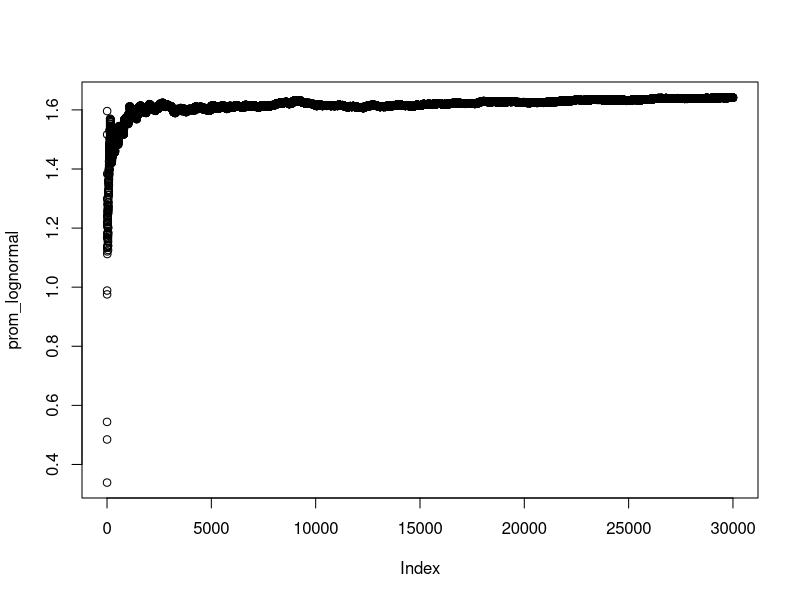

Here is the R script that generated this plot: (Note: a time limit stopped this script after it produced the figure.)
library(tibble)
library(dplyr)
library(ggplot2)
library(tidyr)

# 2.1 ####
## 1 ####
promedio <- function(n_ifty, dist = "lognormal", theta = c(0,1)) {
  prom <-  rep(NA, n_ifty)

  if (dist == "normal") {
    sample <- rnorm(n = n_ifty, mean = theta[1], sd = theta[2])
    for (i in 1:n_ifty) {
      prom[i] <- mean(sample[1:i])
    }  
  }
  
  if (dist == "lognormal") {
    sample <- exp(rnorm(n = n_ifty, mean = theta[1], sd = theta[2]))
    for (i in 1:n_ifty) {
      prom[i] <- mean(sample[1:i])
    }  
  }
  
  if (dist == "unif") {
    sample <- runif(n = n_ifty, min = theta[1], max = theta[2])
    for (i in 1:n_ifty) {
      prom[i] <- mean(sample[1:i])
    }  
  }
  
  prom
}

## 2 ####
prom_lognormal <- promedio(30000, dist = "lognormal")
plot(prom_lognormal)
prom_lognormal[30000]
exp(1/2)
# La esperanza de la lognormal es exp(mu+sigma^2/2) y corresponde con el lugar
# al que converge

## 3 ####
muchos_promedios <- function(N_gente, n_ifty, dist = "lognormal", theta = c(0,1)) {
  proms <- matrix(nrow = N_gente, ncol = n_ifty)
  for (i in 1:N_gente) {
    proms[i,] <- promedio(n_ifty = n_ifty, dist = dist, theta = theta) 
  }
  
  proms
}

## 4 ####
N_gente <- 400
n_ifty <- 10000
dist <- "lognormal"
theta <- c(0, 1)
promedios <- muchos_promedios(N_gente = N_gente, 
                              n_ifty = n_ifty,
                              dist = dist,
                              theta = theta)

promedios_tbl <- as_tibble(t(promedios)) %>% 
  mutate(n = row_number()) %>%
  pivot_longer(cols = !n)

promedios_tbl %>% ggplot(aes(x = n,
                             y = value,
                             color = name)) +
  geom_line(alpha = .5) +
  geom_hline(yintercept = exp(1/2)) +
  theme_bw() +
  theme(legend.position = "none")

promedios_tbl %>% filter(n == n_ifty) %>%
  ggplot(aes(x = value)) +
  geom_histogram(alpha = .5) +
  geom_vline(xintercept = exp(1/2)) +
  theme_bw() +
  theme(legend.position = "none")

## 5 ####
params <- function(dist, theta) {
  if (dist == "lognormal") {
    esp <- exp(theta[1]+theta[2]^2/2)
    var <- (exp(theta[2]^2) - 1) * exp(2*theta[1]+theta[2]^2)  
  }
  
  c(esp, var)
}
# Prueba
params(dist = dist, theta = theta)

scale <- function(x, dist, theta){
  if (dist == "lognormal") {
    pars <- params(dist = dist, theta = theta)
    y <- (x - pars[1]) / pars[2]
  }
  
  y
} 
# Prueba
scale(x = promedios[1,], dist = dist, theta = theta)[n_ifty]

promedios_tbl <- promedios_tbl %>% 
  mutate(norm_value = scale(x = value, dist = dist, theta = theta))

promedios_tbl %>% filter(n == n_ifty) %>%
  ggplot() +
  geom_histogram(aes(norm_value, y = ..density..), 
                 alpha = .5) +
  #geom_function(aes(colour = "normal"), fun = dnorm) +
  # stat_function(fun = dnorm,
  #               args = list(mean = 0,
  #                           sd = 1,
  #               col = "#1b98e0",
  #               size = 2)) +
  geom_vline(xintercept = 0) +
  theme_bw() +
  theme(legend.position = "none")
